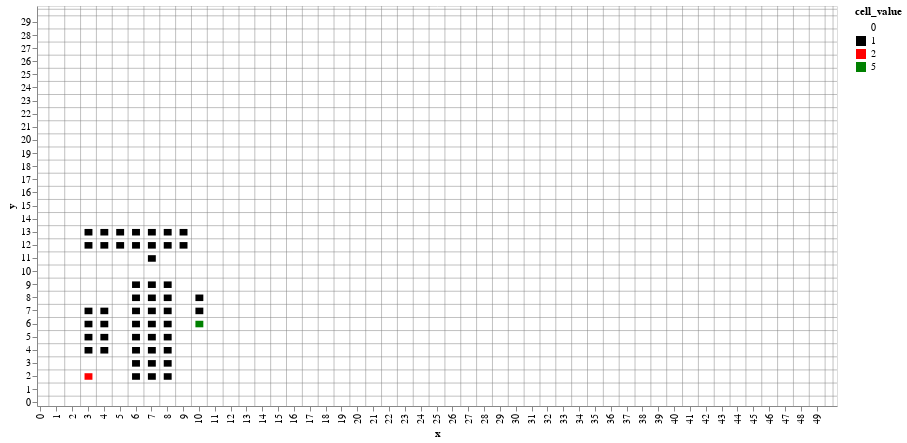

Notebook code cell kept with this figure:
### Code cell
import pandas as pd
import altair as alt

# Use the grid_matrix from the read_input_file function
flat_grid = [cell for row in grid_matrix for cell in row]
df = pd.DataFrame(flat_grid, columns=['x', 'y', 'cell_value'])

# Define color scale for heatmap
color_scale = alt.Scale(domain=[0, 1, 2, 5], range=['white', 'black', 'red', 'green'])

# Create the heatmap
heatmap = alt.Chart(df).mark_rect().encode(
    x=alt.X('x:O', axis=alt.Axis(title='x', values=list(range(0, 51, 1)))),
    y=alt.Y('y:O', axis=alt.Axis(title='y', values=list(range(0, 31, 1))), sort='descending'),
    color=alt.Color('cell_value:N', scale=color_scale)
).properties(
    width=800,
    height=400
)

# Adding horizontal grid lines
horizontal_grid = alt.Chart(pd.DataFrame({'y': [i + 0.5 for i in range(31)]})).mark_rule(color='gray', strokeWidth=0.5).encode(
    y=alt.Y('y:O', sort='descending')  # Ensure grid lines respect the y-axis ordering
)

# Adding vertical grid lines
vertical_grid = alt.Chart(pd.DataFrame({'x': [i + 0.5 for i in range(51)]})).mark_rule(color='gray', strokeWidth=0.5).encode(
    x='x:O'
)

# Combine the heatmap with the grid lines
heatmap = heatmap + horizontal_grid + vertical_grid

heatmap

### Figure 1 — Vega-Lite specification as saved in the notebook (floating-point values rounded to 4 significant figures; data arrays with more than 128 entries replaced by an {"elided": "..."} marker saying what was removed)
{"config": {"view": {"continuousWidth": 300, "continuousHeight": 300}}, "layer": [{"data": {"name": "data-ed8a883e976c9809eb275c799e562574"}, "mark": {"type": "rect"}, "encoding": {"color": {"field": "cell_value", "scale": {"domain": [0, 1, 2, 5], "range": ["white", "black", "red", "green"]}, "type": "nominal"}, "x": {"axis": {"title": "x", "values": [0, 1, 2, 3, 4, 5, 6, 7, 8, 9, 10, 11, 12, 13, 14, 15, 16, 17, 18, 19, 20, 21, 22, 23, 24, 25, 26, 27, 28, 29, 30, 31, 32, 33, 34, 35, 36, 37, 38, 39, 40, 41, 42, 43, 44, 45, 46, 47, 48, 49, 50]}, "field": "x", "type": "ordinal"}, "y": {"axis": {"title": "y", "values": [0, 1, 2, 3, 4, 5, 6, 7, 8, 9, 10, 11, 12, 13, 14, 15, 16, 17, 18, 19, 20, 21, 22, 23, 24, 25, 26, 27, 28, 29, 30]}, "field": "y", "sort": "descending", "type": "ordinal"}}}, {"data": {"name": "data-c5f172dd1685e211f7001412b3fb416e"}, "mark": {"type": "rule", "color": "gray", "strokeWidth": 0.5}, "encoding": {"y": {"field": "y", "sort": "descending", "type": "ordinal"}}}, {"data": {"name": "data-fc49149bfd7fe327f80a205caed9c5bf"}, "mark": {"type": "rule", "color": "gray", "strokeWidth": 0.5}, "encoding": {"x": {"field": "x", "type": "ordinal"}}}], "height": 400, "width": 800, "$schema": "https://vega.github.io/schema/vega-lite/v5.16.3.json", "datasets": {"data-ed8a883e976c9809eb275c799e562574": {"elided": "1500 records"}, "data-c5f172dd1685e211f7001412b3fb416e": [{"y": 0.5}, {"y": 1.5}, {"y": 2.5}, {"y": 3.5}, {"y": 4.5}, {"y": 5.5}, {"y": 6.5}, {"y": 7.5}, {"y": 8.5}, {"y": 9.5}, {"y": 10.5}, {"y": 11.5}, {"y": 12.5}, {"y": 13.5}, {"y": 14.5}, {"y": 15.5}, {"y": 16.5}, {"y": 17.5}, {"y": 18.5}, {"y": 19.5}, {"y": 20.5}, {"y": 21.5}, {"y": 22.5}, {"y": 23.5}, {"y": 24.5}, {"y": 25.5}, {"y": 26.5}, {"y": 27.5}, {"y": 28.5}, {"y": 29.5}, {"y": 30.5}], "data-fc49149bfd7fe327f80a205caed9c5bf": [{"x": 0.5}, {"x": 1.5}, {"x": 2.5}, {"x": 3.5}, {"x": 4.5}, {"x": 5.5}, {"x": 6.5}, {"x": 7.5}, {"x": 8.5}, {"x": 9.5}, {"x": 10.5}, {"x": 11.5}, {"x": 12.5}, {"x": 13.5}, {"x": 14.5}, {"x": 15.5}, {"x": 16.5}, {"x": 17.5}, {"x": 18.5}, {"x": 19.5}, {"x": 20.5}, {"x": 21.5}, {"x": 22.5}, {"x": 23.5}, {"x": 24.5}, {"x": 25.5}, {"x": 26.5}, {"x": 27.5}, {"x": 28.5}, {"x": 29.5}, {"x": 30.5}, {"x": 31.5}, {"x": 32.5}, {"x": 33.5}, {"x": 34.5}, {"x": 35.5}, {"x": 36.5}, {"x": 37.5}, {"x": 38.5}, {"x": 39.5}, {"x": 40.5}, {"x": 41.5}, {"x": 42.5}, {"x": 43.5}, {"x": 44.5}, {"x": 45.5}, {"x": 46.5}, {"x": 47.5}, {"x": 48.5}, {"x": 49.5}, {"x": 50.5}]}}
